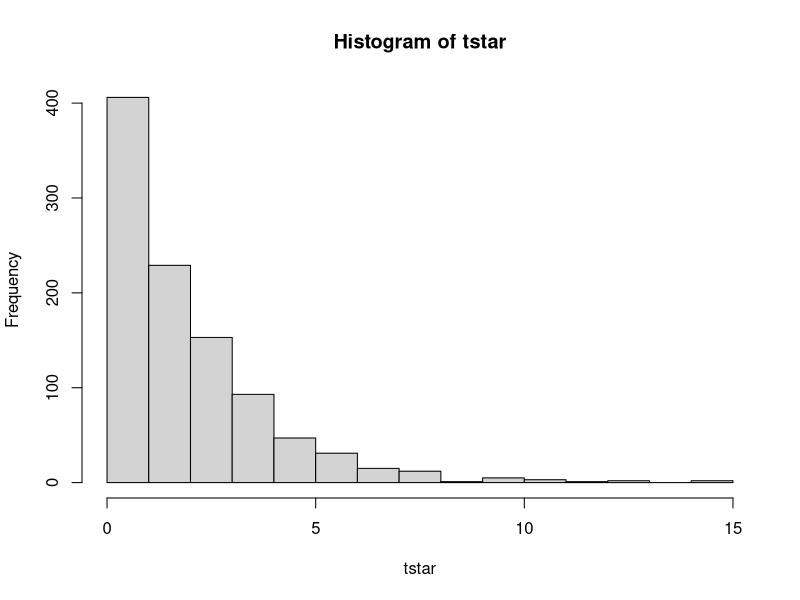

The R source for this figure: (Note: this script raises an error after producing the figure.)
## ---- chunk 1
knitr::opts_chunk$set(echo = TRUE)
## ---- chunk 2
dimnames=list(c("Chlorpromazine","Pentobarbital(100mg)","Pentobarbital(150mg)"),
              c("Number of Patients","Incidence of Nausea"))
values <- c( 
100,52,
32,35,
48,37)

nausea<- matrix(values, nrow=3, ncol= 2, byrow = TRUE, dimnames = dimnames)
rowsums = apply(nausea, 1, sum); colsums=apply(nausea, 2, sum)
total = sum(nausea); expected=(rowsums%*%t(colsums))/total
round(expected, 0)
## ---- chunk 3
#Creating the table with expected values
#calulated by: E(i,j) = (ni*nj)/n
set.seed(1)
rowsums = apply(nausea, 1, sum); colsums=apply(nausea, 2, sum)
total = sum(nausea); expected=(rowsums%*%t(colsums))/total
round(expected, 0)

#Chisquare test
z=chisq.test(nausea); z
residuals(z)
## ---- chunk 4
##T1
nauseadata = read.table("nauseatable.txt", header = TRUE)
attach(nauseadata)
nauseadata

nonausea_detected = nauseadata[, 1]

nausea_detected = nauseadata[, 2]

nausea = as.vector(rep(1, each = nausea_detected[1]+nausea_detected[2]+nausea_detected[3]))
nausea

nonausea = as.vector(rep(0, each = nonausea_detected[1]+nonausea_detected[2]+nonausea_detected[3]))
nonausea

nausea_vector = c(nonausea, nausea)
nausea_vector

label_medicin <- function(label, count){
  
  med_label <- as.vector(rep(label, count))
  
  return(med_label)
  
}

# Total count of medicines for No nausea
C_nonausea = 100
P1_nonausea = 32
P2_nonausea = 48

# Total count of medicines for Nausea
C_nausea =  52
P1_nausea = 35
P2_nausea = 37


medicin_vector = c(label_medicin("C", C_nonausea), label_medicin("P1", P1_nonausea), label_medicin("P2", P2_nonausea), label_medicin("C", C_nausea), label_medicin("P1", P1_nausea), label_medicin("P2", P2_nausea))
medicin_vector


nausea.frame = data.frame(nausea_vector, medicin_vector)

# We assigned labels "C" for Chlorpromazine, "P1" for Pentobarbital(100mg) and "P2" for Pentobarbital(150mg). 
# We could have assigned same label for both doses of Pentobarbital. But we want to be specific so we used different labels for each one.

nausea.frame
# head(nausea.frame)
# tail(nausea.frame)


##T2
xtabs(~medicin_vector+nausea_vector, data = nausea.frame)

#With xtabs we get a contingency table from the medicin and nausea factors.
#We can see that there are more people suffering from nausea with the medicin Chlorpromazine than with Pentobarbital.
# In this case R does not give the warning, since the approximation is reliable for
# nausea_vector and medicin_vector in nausea.frame

##T3
# Check Lecture 4 page : 28-32

B = 1000
tstar =  numeric(B)
for (b in 1:B) {
  medicinstar = sample(medicin_vector)  # Permutting the medicin labels
  tstar[b] = chisq.test(xtabs(~medicinstar+nausea_vector, data = nausea.frame))[[1]] #Using the statistics mentioned in the exercise
}

set.seed(1)
myt = chisq.test(xtabs(~medicin_vector+nausea_vector, data = nausea.frame))[[1]]

hist(tstar)
myt # value = 6.625

pl = sum(tstar<myt)/B
pl 
pr = sum(tstar>myt)/B
pr

pmin = min(pl,pr)
pmin
2*pmin # 2*p-value = 0.082


### Findings: According to the p-value we cannot reject that the two medicins have a significant difference. 
# Therefore, we can say that they work equally well for the nausea.

#Question 1C
#p-value 1A
pvalue_chisq = chisq.test(xtabs(~medicin_vector+nausea_vector, data = nausea.frame))[[3]]
pvalue_chisq #p-value of 0.0364

#p-value 1B
pvalue_tstar=2*pmin
pvalue_tstar #p-value of 0.07
# we can see that we obtain two different p-values. 
## ---- chunk 5
pollution = read.table("airpollution.txt", header = TRUE)
model_pol = lm(pollution$oxidant~data$day + pollution$wind + pollution$temperature + pollution$humidity + pollution$insolation)
par(mfrow=c(1,2))
pairs(pollution)
qqnorm(residuals(model_pol))
qqline(residuals(model_pol))
plot(fitted(model_pol), residuals(model_pol), main="fitted model")
## ---- chunk 6
round(cor(pollution[,2:6]),2)
## ---- chunk 7
#lecture 8 slide 20
#added variable plot
x=residuals(lm(pollution$wind~pollution$day + pollution$temperature + pollution$humidity + pollution$insolation))
y=residuals(lm(pollution$oxidant~pollution$day + pollution$temperature + pollution$humidity + pollution$insolation))
plot(x,y, main ="Added variable plot for oxidant + wind", xlab="residual of wind", ylab="residual of oxidant")
## ---- chunk 8
summary(lm(pollution$oxidant~pollution$day, data = pollution)) #R-value = 0.01
summary(lm(pollution$oxidant~pollution$wind)) #R-value = 0.058
summary(lm(pollution$oxidant~pollution$temperature)) #R-value = 0.0576
summary(lm(pollution$oxidant~pollution$humidity)) #R-value = 0.124
summary(lm(pollution$oxidant~pollution$insolation)) #R-value = 0.255
## ---- chunk 9
summary(lm(pollution$oxidant~pollution$wind + pollution$day)) #R-value = 0.5989
summary(lm(pollution$oxidant~pollution$wind + pollution$temperature)) #R-value = 0.7773
summary(lm(pollution$oxidant~pollution$wind + pollution$humidity)) #R-value = 0.5913
summary(lm(pollution$oxidant~pollution$wind + pollution$insolation)) #R-value = 0.6613
## ---- chunk 10
summary(lm(pollution$oxidant~pollution$wind + pollution$temperature + pollution$day)) #R-value = 0.7958
summary(lm(pollution$oxidant~pollution$wind + pollution$temperature + pollution$humidity)) #R-value = 0.7964
summary(lm(pollution$oxidant~pollution$wind + pollution$temperature + pollution$insolation)) #R-value = 0.7816
## ---- chunk 11
summary(lm(pollution$oxidant~pollution$wind + pollution$temperature + pollution$humidity + pollution$day + pollution$insolation))
## ---- chunk 12
summary(lm(pollution$oxidant~pollution$wind + pollution$temperature + pollution$humidity + pollution$insolation))
## ---- chunk 13
summary(lm(pollution$oxidant~pollution$wind + pollution$temperature + pollution$humidity))
## ---- chunk 14
summary(lm(pollution$oxidant~pollution$wind + pollution$temperature))
## ---- chunk 15
pol = data.frame(pollution)

a <- pol$oxidant
b <- pol$wind
c <- pol$temperature

model_p = lm(a~b+c , data=pol)


#confidene interval 95%
newxdata =data.frame(b = 33, c=54)
predict(model_p, newxdata, interval="confidence", level =0.95)
predict(model_p, newxdata, interval="prediction", level =0.95)
